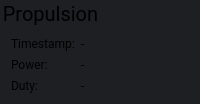
    <widget class="QGroupBox" name="groupProp">
     <property name="font">
      <font>
       <family>Roboto</family>
       <pointsize>-1</pointsize>
      </font>
     </property>
     <property name="styleSheet">
      <string notr="true">QGroupBox {
  border: 0;
  margin-top: 25px;
  font-size: 20px;
  background-color: rgb(29, 31, 34);
}
QLabel {
    background-color: rgb(29, 31, 34);
}</string>
     </property>
     <property name="title">
      <string>Propulsion</string>
     </property>
     <layout class="QFormLayout" name="formLayout_5">
      <item row="0" column="0">
       <widget class="QLabel" name="labelPropStatusTimestamp">
        <property name="font">
         <font>
          <family>Roboto</family>
         </font>
        </property>
        <property name="text">
         <string>Timestamp:</string>
        </property>
        <property name="alignment">
         <set>Qt::AlignLeading|Qt::AlignLeft|Qt::AlignVCenter</set>
        </property>
        <property name="indent">
         <number>0</number>
        </property>
       </widget>
      </item>
      <item row="0" column="1">
       <widget class="QLabel" name="labelPropStatusTimestampValue">
        <property name="font">
         <font>
          <family>Roboto</family>
         </font>
        </property>
        <property name="text">
         <string>-</string>
        </property>
        <property name="alignment">
         <set>Qt::AlignLeading|Qt::AlignLeft|Qt::AlignVCenter</set>
        </property>
       </widget>
      </item>
      <item row="1" column="0">
       <widget class="QLabel" name="labelPropStatusPower">
        <property name="font">
         <font>
          <family>Roboto</family>
         </font>
        </property>
        <property name="text">
         <string>Power:</string>
        </property>
        <property name="alignment">
         <set>Qt::AlignLeading|Qt::AlignLeft|Qt::AlignVCenter</set>
        </property>
        <property name="indent">
         <number>0</number>
        </property>
       </widget>
      </item>
      <item row="1" column="1">
       <widget class="QLabel" name="labelPropStatusPowerValue">
        <property name="font">
         <font>
          <family>Roboto</family>
         </font>
        </property>
        <property name="text">
         <string>-</string>
        </property>
        <property name="alignment">
         <set>Qt::AlignLeading|Qt::AlignLeft|Qt::AlignVCenter</set>
        </property>
       </widget>
      </item>
      <item row="2" column="0">
       <widget class="QLabel" name="labelPropStatusDuty">
        <property name="font">
         <font>
          <family>Roboto</family>
         </font>
        </property>
        <property name="text">
         <string>Duty:</string>
        </property>
        <property name="alignment">
         <set>Qt::AlignLeading|Qt::AlignLeft|Qt::AlignVCenter</set>
        </property>
        <property name="indent">
         <number>0</number>
        </property>
       </widget>
      </item>
      <item row="2" column="1">
       <widget class="QLabel" name="labelPropStatusDutyValue">
        <property name="font">
         <font>
          <family>Roboto</family>
         </font>
        </property>
        <property name="text">
         <string>-</string>
        </property>
        <property name="alignment">
         <set>Qt::AlignLeading|Qt::AlignLeft|Qt::AlignVCenter</set>
        </property>
       </widget>
      </item>
     </layout>
    </widget>
